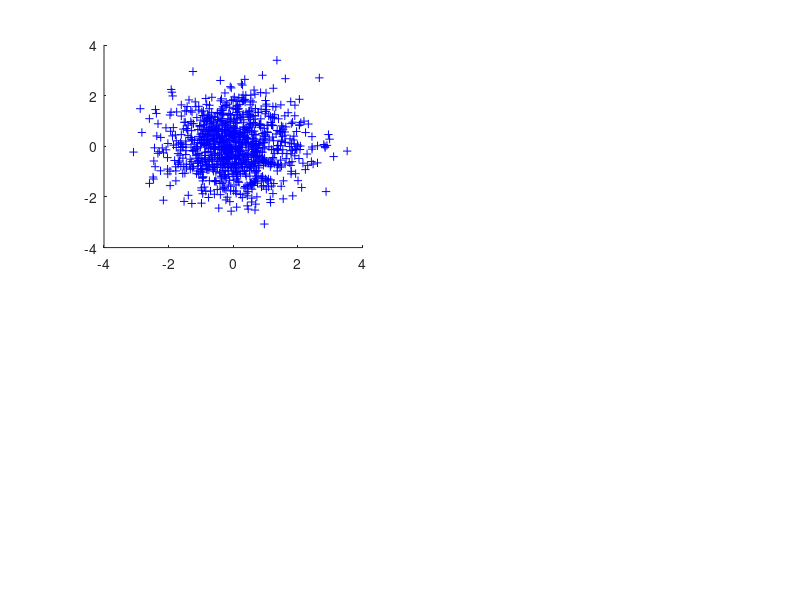

The MATLAB script that drew this image: (Note: this script raises an error after producing the figure.)
clear

N1 = 1000
N2 = 1000
dim = 2

AXIS = [-3.5 3.5 -3.5 3.5]


%% generate data
X = randn(N1,dim)

clf
subplot(221)
plot(X(:,1), X(:,2), '+b')
box off


%% calc covariance matrix
Cov = X'*X / N1

hold on; plot_ellipse([0 0], Cov, 'b')

axis(AXIS)

%% introduce filter
%filt = [1 0.5; 0 1]


% suppress along 
% R = [cos(pi/4) -sin(pi/4); sin(pi/4) cos(pi/4)]
% filt = R'*diag([1 0.5])*R

filt = diag([1 0.5])



X_filtered = X*filt'


Cov_filtered = X_filtered'*X_filtered / N1

subplot(222)
plot(X_filtered(:,1), X_filtered(:,2), 'or')
box off

hold on; plot_ellipse([0 0], Cov_filtered, 'r')


axis(AXIS)

%% analysis
eig0 = svd(Cov)

eig1 = svd(Cov_filtered)

eig0 ./ eig1


%% plot mixed
%subplot(223)
figure(2)
clf; hold on
%plot(X_mix(:,1), X_mix(:,2), 'og')
plot(X(:,1), X(:,2), '+b')
plot(X_filtered(:,1), X_filtered(:,2), 'or')
box off

plot_ellipse([0 0], Cov, 'b--')
plot_ellipse([0 0], Cov_filtered, 'r--')

axis(AXIS)
xlabel('X_1')
ylabel('X_2')


set(gcf, 'paperposition', [0 0 12 10])
set(gcf, 'papersize', [12 10])
saveas(gcf, 'simulation.pdf')
saveas(gcf, 'simulation.png')

% %% Mix the dataset 
% 
% lamb = 0.5;
% X_mix = [X; X_filtered];
% Y_mix = [-ones(N1,1); ones(N2,1)];
% %X_mix = (1-lamb)*X + lamb*X_filtered;
% 
% Cov_mix = X_mix'*X_mix / size(X_mix,1)
% 
% eig_2 = svd(Cov_mix)
% 
% 
% subplot(223)
% plot(X_mix(:,1), X_mix(:,2), 'og')
% box off
% 
% hold on; plot_ellipse([0 0], Cov_mix, 'g')
% 
% axis(AXIS)






